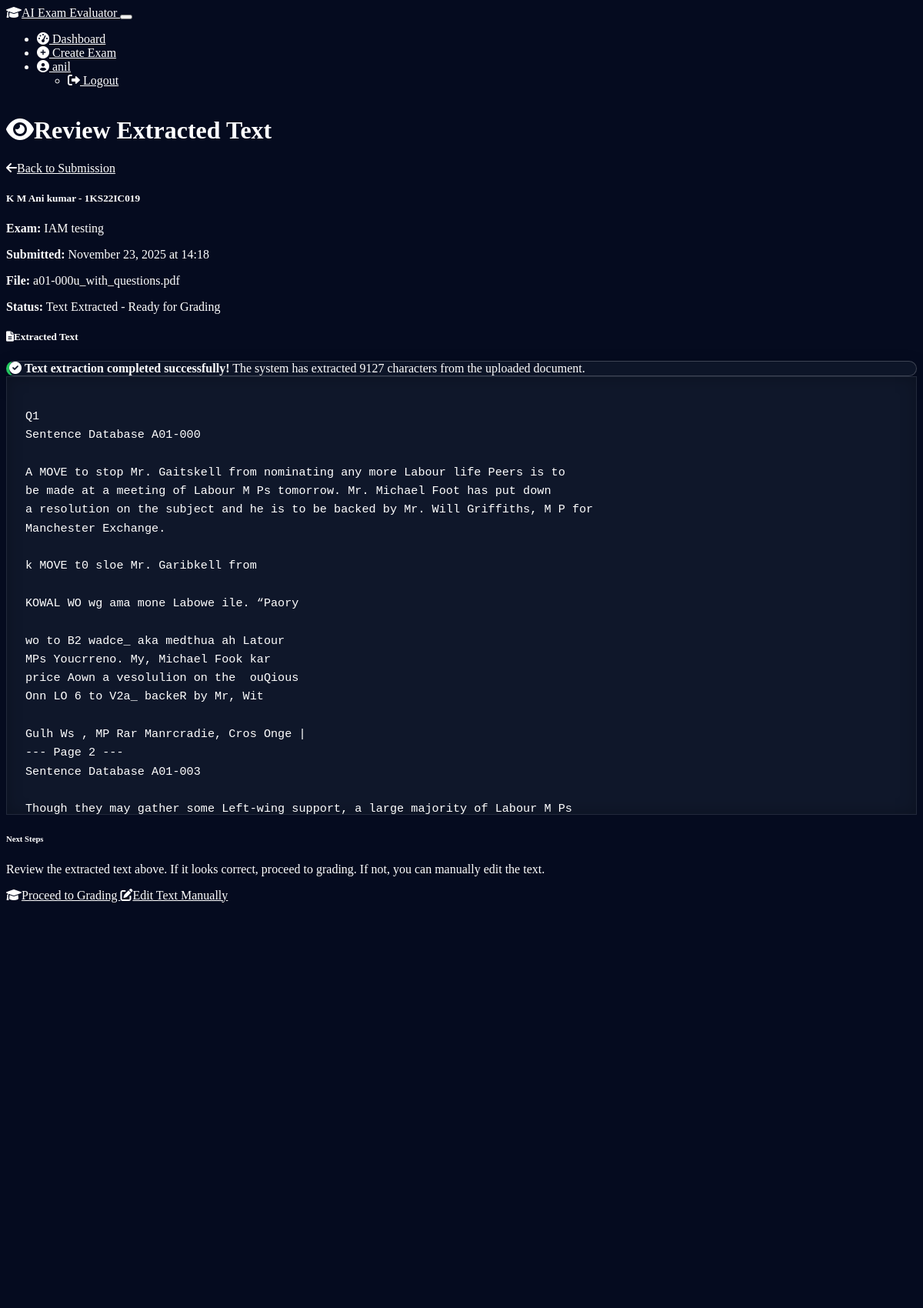
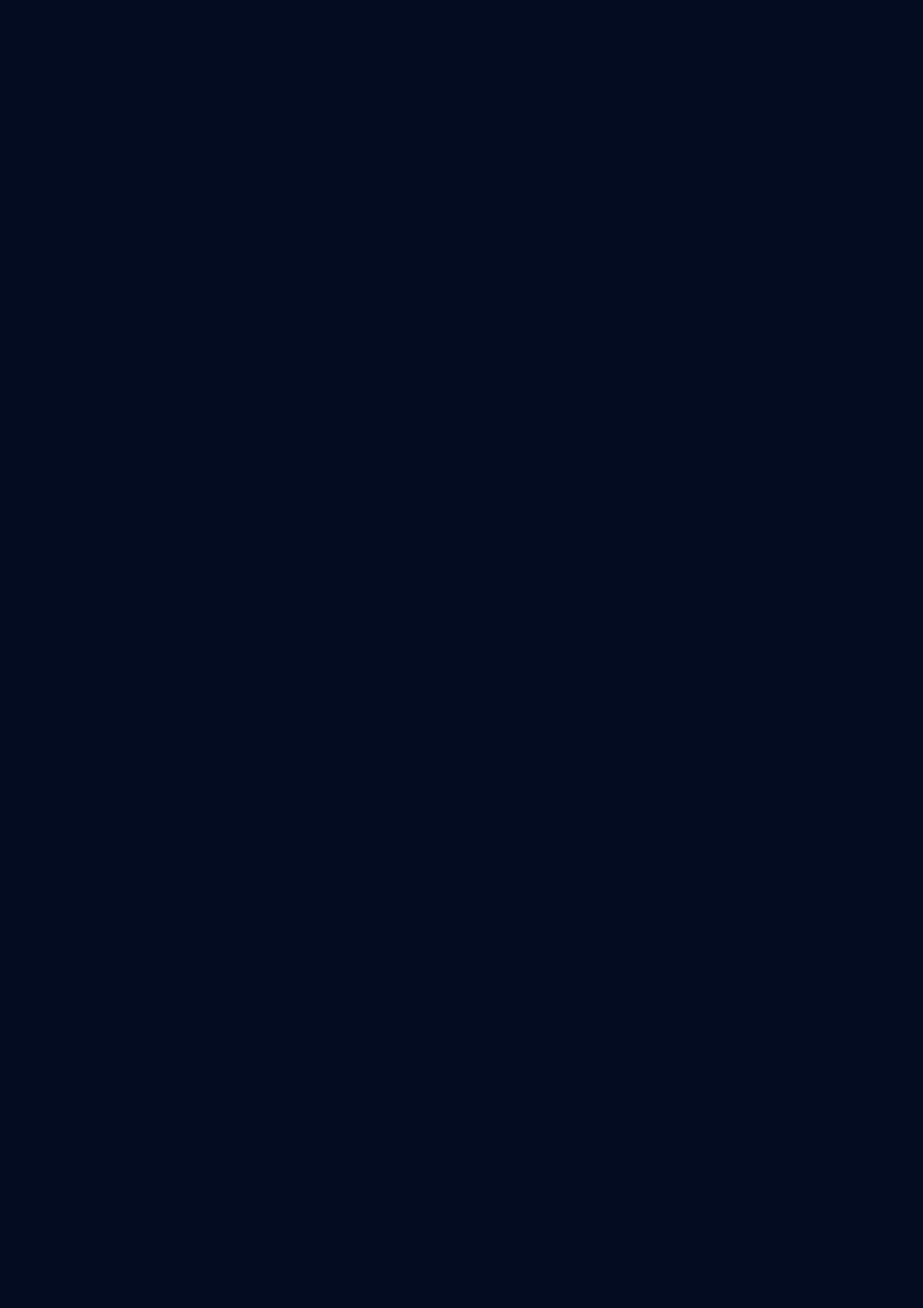
The page /exam/1/submission/1/review (signed in, upper part) on the database its author committed (2 pictures, top to bottom).
### models.py (models this page shows, shortened)
class User(UserMixin, db.Model):
    id = db.Column(db.Integer, primary_key=True)
    username = db.Column(db.String(64), unique=True, nullable=False)
    email = db.Column(db.String(120), unique=True, nullable=False)
    password_hash = db.Column(db.String(256))
    is_faculty = db.Column(db.Boolean, default=True)
    created_at = db.Column(db.DateTime, default=datetime.utcnow)
    exams = db.relationship('Exam', backref='faculty', lazy=True)

class Submission(db.Model):
    id = db.Column(db.Integer, primary_key=True)
    exam_id = db.Column(db.Integer, db.ForeignKey('exam.id'), nullable=False)
    student_name = db.Column(db.String(128), nullable=False)
    student_id = db.Column(db.String(64), nullable=False)
    submitted_at = db.Column(db.DateTime, default=datetime.utcnow)
    original_file = db.Column(db.String(255))  # Path to uploaded file
    extracted_text = db.Column(db.Text)  # Raw extracted text from OCR (stored in DB, not session)
    total_score = db.Column(db.Float, default=0)
    answers = db.relationship('SubmissionAnswer', backref='submission', lazy=True, cascade="all, delete-orphan")

class Exam(db.Model):
    id = db.Column(db.Integer, primary_key=True)
    title = db.Column(db.String(128), nullable=False)
    description = db.Column(db.Text)
    created_at = db.Column(db.DateTime, default=datetime.utcnow)
    faculty_id = db.Column(db.Integer, db.ForeignKey('user.id'), nullable=False)
    questions = db.relationship('Question', backref='exam', lazy=True, cascade="all, delete-orphan")
    submissions = db.relationship('Submission', backref='exam', lazy=True, cascade="all, delete-orphan")

### routes/exam_routes.py (the view)
@exam_bp.route('/exam/<int:exam_id>/submission/<int:submission_id>/review')
@login_required
def review_extraction(exam_id, submission_id):
    exam = Exam.query.get_or_404(exam_id)
    if exam.faculty_id != current_user.id:
        flash('You do not have permission to view this submission.', 'danger')
        return redirect(url_for('exam.dashboard'))
    submission = Submission.query.get_or_404(submission_id)
    if submission.exam_id != exam_id:
        flash('Submission does not belong to the specified exam.', 'danger')
        return redirect(url_for('exam.view_submissions', exam_id=exam_id))
    extracted_text = submission.extracted_text or ''
    if not extracted_text:
        flash('No extracted text found. Processing may have failed.', 'warning')
        return redirect(url_for('exam.view_submission', exam_id=exam_id, submission_id=submission_id))
    cleaned_text = extracted_text
    if cleaned_text.startswith('[TrOCR'):
        lines = cleaned_text.split('\n')
        start_idx = 0
        for i, line in enumerate(lines):
            if line.strip().startswith('[') and line.strip().endswith(']'):
                start_idx = i + 1
            elif line.strip() == '' or line.startswith('---'):
                start_idx = i + 1
            else:
                break
        cleaned_text = '\n'.join(lines[start_idx:]).strip()
    lines = cleaned_text.split('\n')
    cleaned_lines = []
    for line in lines:
        if not line.strip().startswith('[') or line.strip().startswith('--- Page'):
            cleaned_lines.append(line)
    cleaned_text = '\n'.join(cleaned_lines).strip()
    return render_template(
        'review_extraction.html',
        exam=exam,
        submission=submission,
        extracted_text=extracted_text,
        cleaned_text=cleaned_text
    )

### app.py (called while the page is built)
@login_manager.user_loader
def load_user(user_id):
    from models import User
    try:
        return User.query.get(int(user_id))
    except (ValueError, TypeError):
        return None

### templates/review_extraction.html (shortened to what this page needs)
{% extends "layout.html" %}
{% block content %}
<div class="container">
  <div class="d-flex justify-content-between align-items-center mb-4">
    <h1 class="h2">
      <i class="fas fa-eye me-2"></i>Review Extracted Text
    </h1>
    <div>
      <a href="{{ url_for('exam.view_submission', exam_id=exam.id, submission_id=submission.id) }}" class="btn btn-outline-secondary me-2">
        <i class="fas fa-arrow-left me-1"></i>Back to Submission
      </a>
    </div>
  </div>
  <div class="card shadow-sm mb-4">
    <div class="card-header bg-dark">
      <h5 class="card-title mb-0">{{ submission.student_name }} - {{ submission.student_id }}</h5>
    </div>
    <div class="card-body">
      <div class="row">
        <div class="col-md-6">
          <p><strong>Exam:</strong> {{ exam.title }}</p>
          <p><strong>Submitted:</strong> {{ submission.submitted_at.strftime('%B %d, %Y at %H:%M') }}</p>
        </div>
        <div class="col-md-6">
          <p><strong>File:</strong> {{ submission.original_file }}</p>
          <p><strong>Status:</strong> <span class="badge bg-warning">Text Extracted - Ready for Grading</span></p>
        </div>
      </div>
    </div>
  </div>
  <div class="card shadow-sm mb-4">
    <div class="card-header">
      <h5 class="card-title mb-0">
        <i class="fas fa-file-text me-2"></i>Extracted Text
      </h5>
    </div>
    <div class="card-body extracted-text-body">
      {% if extracted_text and extracted_text.strip() %}
      <div class="alert alert-success mb-3">
        <i class="fas fa-check-circle me-2"></i>
        <strong>Text extraction completed successfully!</strong>
        The system has extracted {{ cleaned_text|length }} characters from the uploaded document.
      </div>
      <div class="extracted-text-container border rounded">
        <pre class="mb-0 extracted-text">{{ cleaned_text }}</pre>
      </div>
      {% else %}
      <div class="alert alert-warning mb-3">
        <i class="fas fa-exclamation-triangle me-2"></i>
        <strong>No text was extracted from the document.</strong>
        Please use the manual entry option to input the text manually.
      </div>
      {% endif %}
    </div>
  </div>
  <div class="card shadow-sm">
    <div class="card-body">
      <div class="row">
        <div class="col-md-6">
          <h6 class="card-title">Next Steps</h6>
          <p class="text-muted">Review the extracted text above. If it looks correct, proceed to grading. If not, you can manually edit the text.</p>
        </div>
        <div class="col-md-6">
          <div class="d-grid gap-2">
            <a href="{{ url_for('exam.view_submission', exam_id=exam.id, submission_id=submission.id) }}" class="btn btn-primary">
              <i class="fas fa-graduation-cap me-1"></i>Proceed to Grading
            </a>
            <a href="{{ url_for('exam.manual_entry', exam_id=exam.id, submission_id=submission.id) }}" class="btn btn-outline-secondary">
              <i class="fas fa-edit me-1"></i>Edit Text Manually
            </a>
          </div>
        </div>
      </div>
    </div>
  </div>
</div>
{% endblock %}

### templates/layout.html (shortened to what this page needs)
<!DOCTYPE html>
<html lang="en">
<head>
  <link rel="stylesheet" href="https://cdn.replit.com/agent/bootstrap-agent-dark-theme.min.css">
  <link rel="stylesheet" href="https://cdnjs.cloudflare.com/ajax/libs/font-awesome/6.0.0/css/all.min.css">
  <link rel="stylesheet" href="{{ url_for('static', filename='css/custom.css') }}">
</head>
<body data-bs-theme="dark">
  <nav class="navbar navbar-expand-lg navbar-dark bg-dark">
    <div class="container">
      <a class="navbar-brand" href="{{ url_for('auth.index') }}">
        <i class="fas fa-graduation-cap me-2"></i>AI Exam Evaluator
      </a>
      <button class="navbar-toggler" type="button" data-bs-toggle="collapse" data-bs-target="#navbarNav">
      </button>
      <div class="collapse navbar-collapse" id="navbarNav">
        <ul class="navbar-nav ms-auto">
          {% if current_user.is_authenticated %}
            <li class="nav-item">
              <a class="nav-link" href="{{ url_for('exam.dashboard') }}">
                <i class="fas fa-tachometer-alt me-1"></i> Dashboard
              </a>
            </li>
            <li class="nav-item">
              <a class="nav-link" href="{{ url_for('exam.create_exam') }}">
                <i class="fas fa-plus-circle me-1"></i> Create Exam
              </a>
            </li>
            <li class="nav-item dropdown">
              <a class="nav-link dropdown-toggle" href="#" id="navbarDropdown" role="button" data-bs-toggle="dropdown">
                <i class="fas fa-user-circle me-1"></i> {{ current_user.username }}
              </a>
              <ul class="dropdown-menu dropdown-menu-end">
                <li>
                  <a class="dropdown-item" href="{{ url_for('auth.logout') }}">
                    <i class="fas fa-sign-out-alt me-1"></i> Logout
                  </a>
                </li>
              </ul>
            </li>
          {% endif %}
        </ul>
      </div>
    </div>
  </nav>
  <main class="container py-4">
    {% block content %}{% endblock %}
  </main>
</body>
</html>

### static/css/custom.css (style rules this page uses)
body { min-height: 100vh; display: flex; flex-direction: column; color: #fff; background-color: #050b1f; }
body, body * { color: #fff !important; }
.alert { background-color: rgba(15, 23, 42, 0.92) !important; color: #fff !important; border: 1px solid rgba(255, 255, 255, 0.2); border-left: 4px solid rgba(255, 255, 255, 0.4); box-shadow: 0 10px 25px rgba(0, 0, 0, 0.25); }
.alert-success { border-left-color: #22c55e !important; }
main { flex: 1; }

### templates/review_extraction.html (style rules this page uses)
.extracted-text-body .alert { border-radius: 10px; }
.extracted-text-container { background-color: #0f172a; color: #e2e8f0; max-height: 520px; overflow-y: auto; padding: 1.5rem; border: 1px solid rgba(255, 255, 255, 0.08); box-shadow: inset 0 0 20px rgba(0, 0, 0, 0.25); }
.extracted-text { white-space: pre-wrap; font-family: 'Fira Code', 'Roboto Mono', Consolas, monospace; font-size: 0.95rem; color: inherit; line-height: 1.6; }

### rows shown on the page
User: username "anil"
Submission: student_name "K M Ani kumar", student_id "1KS22IC019", submitted_at "November 23, 2025 at 14:18", original_file "a01-000u_with_questions.pdf"
Exam: title "IAM testing"

### other values the page prints
{{ cleaned_text|length }} "9127"
